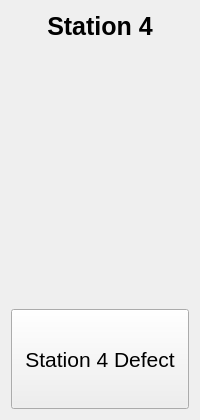
        <widget class="QWidget" name="page_9">
         <layout class="QVBoxLayout" name="verticalLayout_5">
          <item>
           <widget class="QLabel" name="labelStation1_4">
            <property name="sizePolicy">
             <sizepolicy hsizetype="Preferred" vsizetype="Fixed">
              <horstretch>0</horstretch>
              <verstretch>0</verstretch>
             </sizepolicy>
            </property>
            <property name="minimumSize">
             <size>
              <width>0</width>
              <height>30</height>
             </size>
            </property>
            <property name="font">
             <font>
              <pointsize>19</pointsize>
              <weight>75</weight>
              <bold>true</bold>
             </font>
            </property>
            <property name="text">
             <string>Station 4</string>
            </property>
            <property name="alignment">
             <set>Qt::AlignCenter</set>
            </property>
           </widget>
          </item>
          <item>
           <widget class="QWidget" name="topThreeStation4" native="true">
            <property name="minimumSize">
             <size>
              <width>0</width>
              <height>125</height>
             </size>
            </property>
            <layout class="QVBoxLayout" name="mplvlTopThree_4">
             <property name="margin">
              <number>2</number>
             </property>
            </layout>
           </widget>
          </item>
          <item>
           <widget class="QWidget" name="station4LineAverage" native="true">
            <property name="minimumSize">
             <size>
              <width>0</width>
              <height>125</height>
             </size>
            </property>
            <layout class="QVBoxLayout" name="mplvlExpAvg_4">
             <property name="margin">
              <number>2</number>
             </property>
            </layout>
           </widget>
          </item>
          <item>
           <widget class="QPushButton" name="pushButtonDefect_4">
            <property name="minimumSize">
             <size>
              <width>0</width>
              <height>100</height>
             </size>
            </property>
            <property name="font">
             <font>
              <pointsize>16</pointsize>
             </font>
            </property>
            <property name="text">
             <string>Station 4 Defect</string>
            </property>
           </widget>
          </item>
         </layout>
        </widget>
